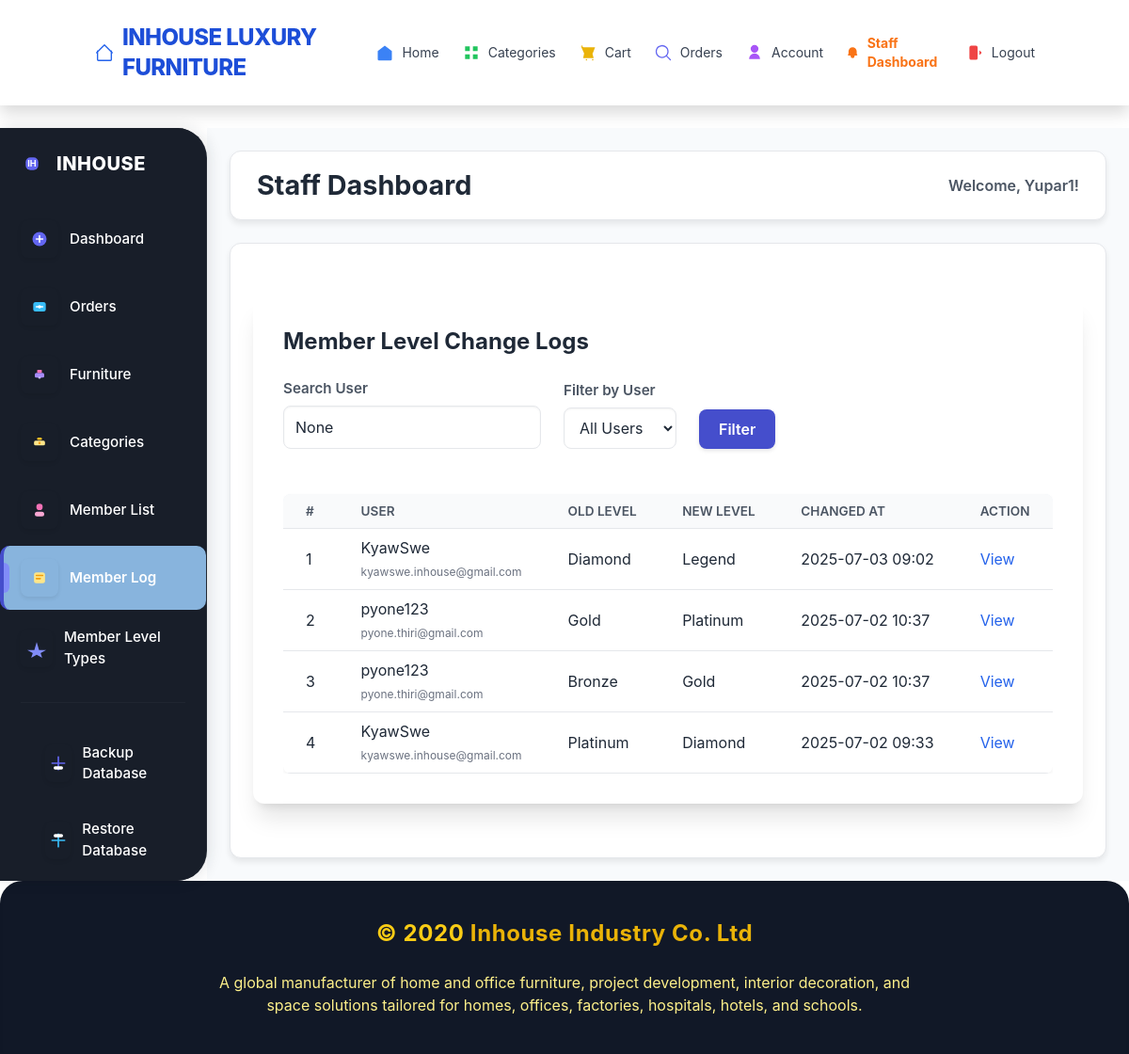
/staff/mbl/ (signed in), run on the app's committed database.
### store/models.py (models this page shows, shortened)
class CustomUser(AbstractUser):
    phone = models.CharField(max_length=15, blank=True, null=True)
    nrc = models.CharField(max_length=30, blank=True)
    dob = models.DateField(null=True, blank=True)
    c_code = models.CharField(max_length=20, unique=True, blank=True)
    createdby = models.CharField(max_length=20, default='website')
    amount = models.DecimalField(
        max_digits=10,
        decimal_places=2,
        default=0.00
    )
    member_level_choices = [
        ('INHOUSE', 'Inhouse'),
        ('CLASSIC', 'Classic'),
        ('GOLD', 'Gold'),
        ('PLATINUM', 'Platinum'),
        ('DIAMOND', 'Diamond'),
        ('VVIP', 'VVIP'),
    ]
    member_level = models.CharField(
        max_length=10,
        choices=member_level_choices,
        default='Bronze'
    )

class UserMembershipLog(models.Model):
    user = models.ForeignKey(CustomUser, on_delete=models.CASCADE)
    old_level = models.CharField(max_length=20)
    new_level = models.CharField(max_length=20)
    changed_at = models.DateTimeField(auto_now_add=True)

### store/views_staff.py (the view)
@login_required
@user_passes_test(is_staff_check)
def staff_mbl_list(request):
    membership_logs = UserMembershipLog.objects.all().select_related('user').order_by('-changed_at')
    search_query = request.GET.get('q')
    user_id = request.GET.get('user')
    if search_query:
        membership_logs = membership_logs.filter(
            Q(user__username__icontains=search_query) |
            Q(user__email__icontains=search_query)
        )
    if user_id:
        membership_logs = membership_logs.filter(user__id=user_id)
    users = CustomUser.objects.all().order_by('username')
    context = {
        'membership_logs': membership_logs,
        'users': users,
        'search_query': search_query,
        'selected_user': user_id,
    }
    return render(request, 'staff/member_level_list.html', context)

### store/views_staff.py (called while the page is built)
def is_staff_check(user):
    return user.is_authenticated and user.is_staff

### store/templates/staff/member_level_list.html (shortened to what this page needs)
{% extends "staff/base_staff.html" %}
{% block content %}
<div class="max-w-5xl mx-auto bg-white dark:bg-gray-900 rounded-xl shadow-xl p-8 mt-8">
    <h2 class="text-2xl font-bold mb-6">Member Level Change Logs</h2>
    <form method="get" class="mb-6 flex flex-wrap gap-4 items-end">
        <div>
            <label for="q" class="block text-sm font-medium">Search User</label>
            <input type="text" name="q" id="q" value="{{ search_query }}" class="input input-bordered w-48" placeholder="Username or Email">
        </div>
        <div>
            <label for="user" class="block text-sm font-medium">Filter by User</label>
            <select name="user" id="user" class="input input-bordered w-48">
                <option value="">All Users</option>
            </select>
        </div>
        <button type="submit" class="btn-primary px-6 py-2 rounded-lg">Filter</button>
    </form>
    <div class="overflow-x-auto">
        <table class="min-w-full table-auto border-collapse">
            <thead>
                <tr class="bg-slate-100 dark:bg-slate-800">
                    <th class="px-4 py-2 text-left">#</th>
                    <th class="px-4 py-2 text-left">User</th>
                    <th class="px-4 py-2 text-left">Old Level</th>
                    <th class="px-4 py-2 text-left">New Level</th>
                    <th class="px-4 py-2 text-left">Changed At</th>
                    <th class="px-4 py-2 text-left">Action</th>
                </tr>
            </thead>
            <tbody>
                {% for log in membership_logs %}
                <tr class="border-b">
                    <td class="px-4 py-2">{{ forloop.counter }}</td>
                    <td class="px-4 py-2">
                        {{ log.user.username }}<br>
                        <span class="text-xs text-gray-500">{{ log.user.email }}</span>
                    </td>
                    <td class="px-4 py-2">{{ log.old_level }}</td>
                    <td class="px-4 py-2">{{ log.new_level }}</td>
                    <td class="px-4 py-2">{{ log.changed_at|date:"Y-m-d H:i" }}</td>
                    <td class="px-4 py-2">
                        <a href="{% url 'staff_mbl_detail' log.pk %}" class="text-blue-600 hover:underline">View</a>
                    </td>
                </tr>
                {% empty %}
                <tr>
                    <td colspan="6" class="text-center py-6 text-gray-500">No membership level changes found.</td>
                </tr>
                {% endfor %}
            </tbody>
        </table>
    </div>
</div>
{% endblock %}

### store/templates/staff/base_staff.html (shortened to what this page needs)
{% extends "main/base.html" %}
{% load static %}
{% block body_content %}
    <div class="staff-layout-wrapper">
        <div class="sidebar" id="staffSidebar"
             style="background: #181e29; color: #fff; border-radius: 0 2rem 2rem 0; box-shadow: 2px 0 16px rgba(24,30,41,0.12); width: 220px; min-width: 180px; padding: 0;">
            <div class="flex flex-col h-full">
                <div class="flex items-center gap-3 mb-8 pl-6 pt-6">
                    <svg class="w-9 h-9" viewBox="0 0 24 24" fill="none">
                        <rect x="4" y="4" width="16" height="16" rx="6" fill="#6366f1" />
                        <text x="12" y="16" text-anchor="middle" font-size="11" font-weight="bold">
                            <tspan fill="#fff">IH</tspan>
                        </text>
                    </svg>
                    <span class="font-extrabold text-xl text-white tracking-wide">INHOUSE</span>
                </div>
                <nav class="flex-1">
                    <ul class="flex flex-col gap-1">
                        <li>
                            <a href="{% url 'staff_dashboard' %}" class="sidebar-modern-link group {% if request.resolver_match.url_name == 'staff_dashboard' %}active{% endif %}" style="padding-left: 0;">
                                <span class="block w-1.5 h-8 rounded-r-full {% if request.resolver_match.url_name == 'staff_dashboard' %}bg-indigo-400{% else %}bg-transparent{% endif %}"></span>
                                <span class="sidebar-modern-icon" style="background: none; color: #fff;">
                                    <svg class="w-6 h-6" fill="none" viewBox="0 0 24 24">
                                        <circle cx="12" cy="12" r="9" fill="#6366f1"/>
                                        <path d="M8 12h8" stroke="#fff" stroke-width="2" stroke-linecap="round"/>
                                        <path d="M12 8v8" stroke="#fff" stroke-width="2" stroke-linecap="round"/>
                                    </svg>
                                </span>
                                <span class="sidebar-modern-label text-white">Dashboard</span>
                            </a>
                        </li>
                        <li>
                            <a href="{% url 'staff_order_list' %}" class="sidebar-modern-link group {% if 'staff_order' in request.resolver_match.url_name %}active{% endif %}" style="padding-left: 0;">
                                <span class="block w-1.5 h-8 rounded-r-full {% if 'staff_order' in request.resolver_match.url_name %}bg-indigo-400{% else %}bg-transparent{% endif %}"></span>
                                <span class="sidebar-modern-icon" style="background: none; color: #fff;">
                                    <svg class="w-6 h-6" fill="none" viewBox="0 0 24 24">
                                        <rect x="4" y="6" width="16" height="12" rx="3" fill="#38bdf8"/>
                                        <path d="M8 12h8" stroke="#fff" stroke-width="2" stroke-linecap="round"/>
                                        <circle cx="12" cy="12" r="2" fill="#fff"/>
                                    </svg>
                                </span>
                                <span class="sidebar-modern-label text-white">Orders</span>
                            </a>
                        </li>
                        <li>
                            <a href="{% url 'staff_furniture_list' %}" class="sidebar-modern-link group {% if 'staff_furniture' in request.resolver_match.url_name %}active{% endif %}" style="padding-left: 0;">
                                <span class="block w-1.5 h-8 rounded-r-full {% if 'staff_furniture' in request.resolver_match.url_name %}bg-indigo-400{% else %}bg-transparent{% endif %}"></span>
                                <span class="sidebar-modern-icon" style="background: none; color: #fff;">
                                    <svg class="w-6 h-6" fill="none" viewBox="0 0 24 24">
                                        <rect x="6" y="10" width="12" height="6" rx="2" fill="#a78bfa"/>
                                        <rect x="9" y="6" width="6" height="4" rx="1" fill="#f472b6"/>
                                        <circle cx="12" cy="16" r="1.5" fill="#c4b5fd"/>
                                    </svg>
                                </span>
                                <span class="sidebar-modern-label text-white">Furniture</span>
                            </a>
                        </li>
                        <li>
                            <a href="{% url 'staff_category_list' %}" class="sidebar-modern-link group {% if 'staff_category' in request.resolver_match.url_name %}active{% endif %}" style="padding-left: 0;">
                                <span class="block w-1.5 h-8 rounded-r-full {% if 'staff_category' in request.resolver_match.url_name %}bg-indigo-400{% else %}bg-transparent{% endif %}"></span>
                                <span class="sidebar-modern-icon" style="background: none; color: #fff;">
                                    <svg class="w-6 h-6" fill="none" viewBox="0 0 24 24">
                                        <rect x="5" y="10" width="14" height="6" rx="2" fill="#fde68a"/>
                                        <rect x="9" y="6" width="6" height="3" rx="1.5" fill="#fbbf24"/>
                                        <circle cx="12" cy="13" r="1.5" fill="#f59e0b"/>
                                    </svg>
                                </span>
                                <span class="sidebar-modern-label text-white">Categories</span>
                            </a>
                        </li>
                        <li>
                            <a href="{% url 'staff_customer_list' %}" class="sidebar-modern-link group {% if request.resolver_match.url_name == 'staff_customer_list' %}active{% endif %}" style="padding-left: 0;">
                                <span class="block w-1.5 h-8 rounded-r-full {% if request.resolver_match.url_name == 'staff_customer_list' %}bg-indigo-400{% else %}bg-transparent{% endif %}"></span>
                                <span class="sidebar-modern-icon" style="background: none; color: #fff;">
                                    <svg class="w-6 h-6" fill="none" viewBox="0 0 24 24">
                                        <circle cx="12" cy="8" r="4" fill="#f472b6"/>
                                        <rect x="6" y="14" width="12" height="6" rx="3" fill="#f9a8d4"/>
                                    </svg>
                                </span>
                                <span class="sidebar-modern-label text-white">Member List</span>
                            </a>
                        </li>
                        <li>
                            <a href="{% url 'staff_mbl_list' %}" class="sidebar-modern-link group {% if request.resolver_match.url_name == 'staff_mbl_list' %}active{% endif %}" style="padding-left: 0;">
                                <span class="block w-1.5 h-8 rounded-r-full {% if request.resolver_match.url_name == 'staff_mbl_list' %}bg-indigo-400{% else %}bg-transparent{% endif %}"></span>
                                <span class="sidebar-modern-icon" style="background: none; color: #fff;">
                                    <svg class="w-6 h-6" fill="none" viewBox="0 0 24 24">
                                        <rect x="5" y="5" width="14" height="14" rx="3" fill="#fde68a"/>
                                        <path d="M8 9h8M8 13h5" stroke="#f59e0b" stroke-width="2" stroke-linecap="round"/>
                                    </svg>
                                </span>
                                <span class="sidebar-modern-label text-white">Member Log</span>
                            </a>
                        </li>
                        <li>
                            <a href="{% url 'staff_memberlevel_list' %}" class="sidebar-modern-link group {% if request.resolver_match.url_name == 'staff_memberlevel_list' %}active{% endif %}" style="padding-left: 0;">
                                <span class="block w-1.5 h-8 rounded-r-full {% if request.resolver_match.url_name == 'staff_memberlevel_list' %}bg-indigo-400{% else %}bg-transparent{% endif %}"></span>
                                <span class="sidebar-modern-icon" style="background: none; color: #fff;">
                                    <svg class="w-6 h-6" fill="none" viewBox="0 0 24 24">
                                        <polygon points="12,4 15,14 24,14 17,18 19,24 12,20 5,24 7,18 0,14 9,14" fill="#818cf8"/>
                                    </svg>
                                </span>
                                <span class="sidebar-modern-label text-white">Member Level Types</span>
                            </a>
                        </li>
                    </ul>
                </nav>
                <hr class="w-4/5 border-t border-slate-300 my-6 self-center opacity-30">
                <div class="flex flex-col gap-2 px-4 py-2">
                    <a href="{% url 'staff_db_backup' %}" class="sidebar-modern-link group">
                        <span class="sidebar-modern-icon" style="background: none; color: #fff;">
                            <svg class="w-6 h-6" fill="none" viewBox="0 0 24 24">
                                <path d="M12 4v16m8-8H4" stroke="#6366f1" stroke-width="2" stroke-linecap="round" stroke-linejoin="round"/>
                                <rect x="6" y="16" width="12" height="4" rx="2" fill="#fff"/>
                            </svg>
                        </span>
                        <span class="sidebar-modern-label text-white">Backup Database</span>
                    </a>
                    <a href="{% url 'staff_db_restore' %}" class="sidebar-modern-link group">
                        <span class="sidebar-modern-icon" style="background: none; color: #fff;">
                            <svg class="w-6 h-6" fill="none" viewBox="0 0 24 24">
                                <path d="M12 20V4m-8 8h16" stroke="#38bdf8" stroke-width="2" stroke-linecap="round" stroke-linejoin="round"/>
                                <rect x="6" y="4" width="12" height="4" rx="2" fill="#fff"/>
                            </svg>
                        </span>
                        <span class="sidebar-modern-label text-white">Restore Database</span>
                    </a>
                </div>
            </div>
        </div>
        <div class="staff-main-content-wrapper">
            <header class="staff-header">
                <h1 class="text-2xl font-bold text-gray-800">{% block page_title %}Staff Dashboard{% endblock %}</h1>
                <div class="welcome-text flex items-center gap-2">
                    <span class="font-semibold">Welcome, {{ request.user.username }}!</span>
                </div>
            </header>
            <div class="staff-content-area">
                {% block content %}{% endblock content %}
            </div>
        </div>
    </div>
{% endblock body_content %}

### data on the page
CustomUser: user.username "Yupar1"
UserMembershipLog: user.username "KyawSwe", user.email "kyawswe.inhouse@gmail.com", old_level "Diamond", new_level "Legend", changed_at "2025-07-03 09:02"
UserMembershipLog: user.username "pyone123", user.email "pyone.thiri@gmail.com", old_level "Gold", new_level "Platinum", changed_at "2025-07-02 10:37"
UserMembershipLog: user.username "pyone123", user.email "pyone.thiri@gmail.com", old_level "Bronze", new_level "Gold", changed_at "2025-07-02 10:37"
UserMembershipLog: user.username "KyawSwe", user.email "kyawswe.inhouse@gmail.com", old_level "Platinum", new_level "Diamond", changed_at "2025-07-02 09:33"
